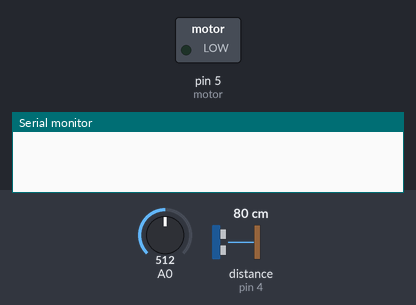
A sketch run on a simulated Arduino Uno, built with avr-gcc and run on an emulated ATmega328P. Parts: switched loads named in the sketch (green lamp = pin HIGH), the last lines printed to the serial monitor. Wiring (inferred from the names in the program): ultrasonic range finder: trigger pin 2; echo pin 4. Dashed ring = blinking. Inputs (shaded band) come from the test bench; at power-on: distance to the obstacle (sensor on pin 4) 80 cm, A0 = 512. The echo pulse lasts 58.3 µs per cm; pins used as bus, display or sensor lines are not drawn.

Above: at 1.2 s.
1.3 s: distance to the obstacle (sensor on pin 4) set to 57 cm
2.8 s: distance to the obstacle (sensor on pin 4) set to 50 cm
At 3.04 s:
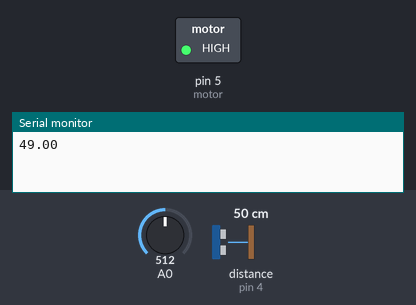
5.8 s: distance to the obstacle (sensor on pin 4) set to 2 cm
7.7 s: distance to the obstacle (sensor on pin 4) set to 35 cm
At 7.87 s:
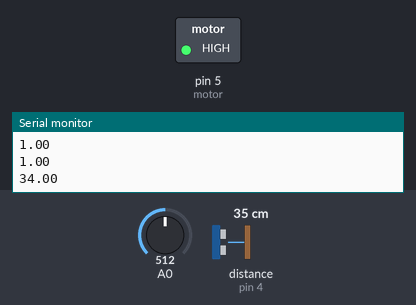
Timing chart, 0 to 11.7 s (numbered marks = the images above; inputs shaded):
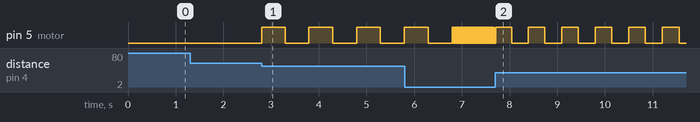

The sketch:

blind_nav.ino
```cpp
const int trigPin = 2;
const int echoPin = 4;
const int motor = 5;
long duration = 0;
float cm = 0;

void setup() {
  // initialize serial communication:
  Serial.begin(9600);
  pinMode (trigPin, OUTPUT);
  pinMode (motor, OUTPUT);
  pinMode (echoPin, INPUT);
  digitalWrite(trigPin, LOW);
}

void loop()
{
  digitalWrite (trigPin, HIGH);
  delayMicroseconds(2);
  digitalWrite (trigPin, LOW);
  delayMicroseconds(2);
  duration = pulseIn(echoPin, HIGH);
  cm =(duration/29)/2;

  //Serial.println(analogRead(A0)/10);
  if (cm <= analogRead(A0)/10)
  {
    Serial.println(cm);
    digitalWrite(motor, HIGH);
    delay(cm*10);
    digitalWrite(motor, LOW);
    delay(cm*10);
  }
}
```

Measured:
- the behaviour switches between 53 and 52 cm on distance to the obstacle (sensor on pin 4) (found by bisection; images 0 and 1)
- after the input at 1.3 s, every drawn part: stays the same
- after the input at 2.8 s, pin 5 (motor): alternates HIGH for 0.50 s and LOW for 0.50 s, starting at once
- after the input at 7.7 s, pin 5 (motor): alternates HIGH for 0.35 s and LOW for 0.35 s, starting after 0.35 s
